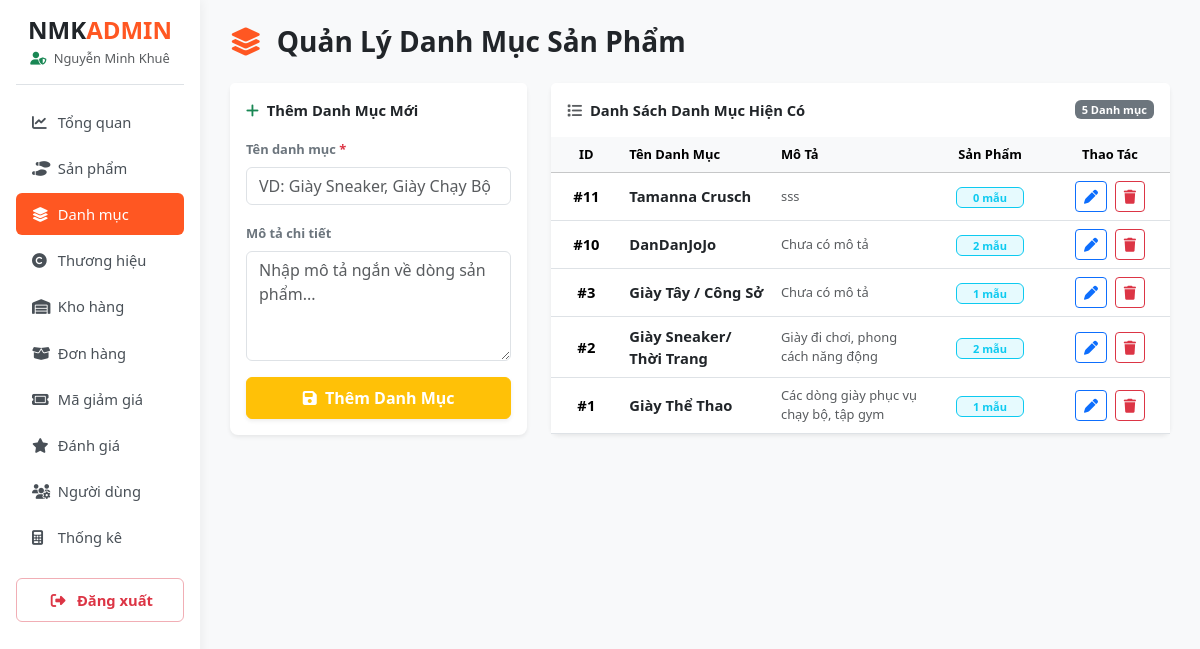
Page /admin/modules/danh-muc/index-danhmuc.php (signed in) on the committed database.
### tables this page shows
CREATE TABLE `categories` (
  `id` int(11) NOT NULL,
  `category_name` varchar(100) NOT NULL,
  `description` text DEFAULT NULL
);

### config.php (called while the page is built, shortened)
<?php
function sanitize($data) {
    return htmlspecialchars(trim((string)$data), ENT_QUOTES, 'UTF-8');
}

### admin/modules/danh-muc/index-danhmuc.php (the view, shortened to what this page needs)
<?php
require_once __DIR__ . '/../../../config.php';
$edit_data = null;
try {
    $categories = $pdo->query("SELECT c.*, COUNT(p.id) AS total_products
                              FROM categories c
                              LEFT JOIN products p ON c.id = p.category_id
                              GROUP BY c.id
                              ORDER BY c.id DESC")->fetchAll();
} catch (PDOException $e) {
    $categories = [];
}
require_once __DIR__ . '/../../includes/header.php';
require_once __DIR__ . '/../../includes/sidebar.php';
?>
<div class="d-flex justify-content-between align-items-center mb-4">
    <h3 class="fw-bold m-0 text-dark">
        <i class="fa-solid fa-layer-group brand-orange me-2"></i> Quản Lý Danh Mục Sản Phẩm
    </h3>
</div>
<div class="row">
    <div class="col-md-4 mb-4">
        <div class="card border-0 shadow-sm rounded-3">
            <div class="card-header bg-white py-3 fw-bold border-0">
                <?= $edit_data ? '<i class="fa-solid fa-pen-to-square me-1 text-primary"></i> Cập Nhật Danh Mục' : '<i class="fa-solid fa-plus me-1 text-success"></i> Thêm Danh Mục Mới' ?>
            </div>
            <div class="card-body pt-0">
                <form action="" method="POST">
                    <div class="mb-3">
                        <label class="form-label fw-semibold small text-secondary">Tên danh mục <span class="text-danger">*</span></label>
                        <input type="text" name="name" class="form-control" placeholder="VD: Giày Sneaker, Giày Chạy Bộ" value="<?= sanitize($edit_data['category_name'] ?? '') ?>" required>
                    </div>
                    <div class="mb-3">
                        <label class="form-label fw-semibold small text-secondary">Mô tả chi tiết</label>
                        <textarea name="description" class="form-control" rows="4" placeholder="Nhập mô tả ngắn về dòng sản phẩm..."><?= sanitize($edit_data['description'] ?? '') ?></textarea>
                    </div>
                    <button type="submit" name="save_category" class="btn btn-warning text-white fw-bold w-100 py-2 shadow-sm">
                        <i class="fa-solid fa-floppy-disk me-1"></i> <?= $edit_data ? 'Lưu Thay Đổi' : 'Thêm Danh Mục' ?>
                    </button>
                </form>
            </div>
        </div>
    </div>
    <div class="col-md-8">
        <div class="card border-0 shadow-sm rounded-3">
            <div class="card-header bg-white py-3 fw-bold d-flex justify-content-between align-items-center border-0">
                <span><i class="fa-solid fa-list me-1 text-muted"></i> Danh Sách Danh Mục Hiện Có</span>
                <span class="badge bg-secondary"><?= count($categories) ?> Danh mục</span>
            </div>
            <div class="card-body p-0">
                <div class="table-responsive">
                    <table class="table table-hover align-middle mb-0">
                        <thead class="table-light small fw-bold text-secondary">
                            <tr>
                                <th width="70" class="text-center">ID</th>
                                <th>Tên Danh Mục</th>
                                <th>Mô Tả</th>
                                <th width="120" class="text-center">Sản Phẩm</th>
                                <th width="120" class="text-center">Thao Tác</th>
                            </tr>
                        </thead>
                        <tbody>
                            <?php if (empty($categories)): ?>
                                <tr>
                                    <td colspan="5" class="text-center py-4 text-muted">Chưa có danh mục nào được khởi tạo.</td>
                                </tr>
                            <?php else: ?>
                                <?php foreach ($categories as $cat): ?>
                                    <tr>
                                        <td class="text-center fw-bold">#<?= $cat['id'] ?></td>
                                        <td class="fw-semibold text-dark"><?= sanitize($cat['category_name']) ?></td>
                                        <td class="text-muted small"><?= sanitize($cat['description'] ?: 'Chưa có mô tả') ?></td>
                                        <td class="text-center">
                                            <span class="badge bg-info bg-opacity-10 text-info border border-info border-opacity-20 px-3 py-1">
                                                <?= $cat['total_products'] ?> mẫu
                                            </span>
                                        </td>
                                        <td class="text-center">
                                            <a href="?edit=<?= $cat['id'] ?>" class="btn btn-sm btn-outline-primary me-1" title="Sửa"><i class="fa-solid fa-pen"></i></a>
                                            <a href="?delete=<?= $cat['id'] ?>" class="btn btn-sm btn-outline-danger" title="Xóa" onclick="return confirm('Bạn có chắc muốn xóa danh mục này? Sản phẩm thuộc danh mục sẽ chuyển sang Chưa phân loại.')"><i class="fa-solid fa-trash"></i></a>
                                        </td>
                                    </tr>
                                <?php endforeach; ?>
                            <?php endif; ?>
                        </tbody>
                    </table>
                </div>
            </div>
        </div>
    </div>
</div>
<?php
require_once __DIR__ . '/../../includes/footer.php';
?>

### assets/css/style.css (style rules this page uses)
body.admin-body { background-color: #f8f9fa; font-family: 'Segoe UI', Roboto, Helvetica, Arial, sans-serif; font-size: 0.92rem; }
.brand-orange { color: #ff5722; }

### rows in the picture
categories: id "11", category_name "Tamanna Crusch", description "sss", total_products "0"
categories: id "10", category_name "DanDanJoJo", description "Chưa có mô tả", total_products "2"
categories: id "3", category_name "Giày Tây / Công Sở", description "Chưa có mô tả", total_products "1"
categories: id "2", category_name "Giày Sneaker/ Thời Trang", description "Giày đi chơi, phong cách năng động", total_products "2"
categories: id "1", category_name "Giày Thể Thao", description "Các dòng giày phục vụ chạy bộ, tập gym", total_products "1"

### other values in the picture
$_SESSION['user']['fullname'] "Nguyễn Minh Khuê"
count($categories) "5"
